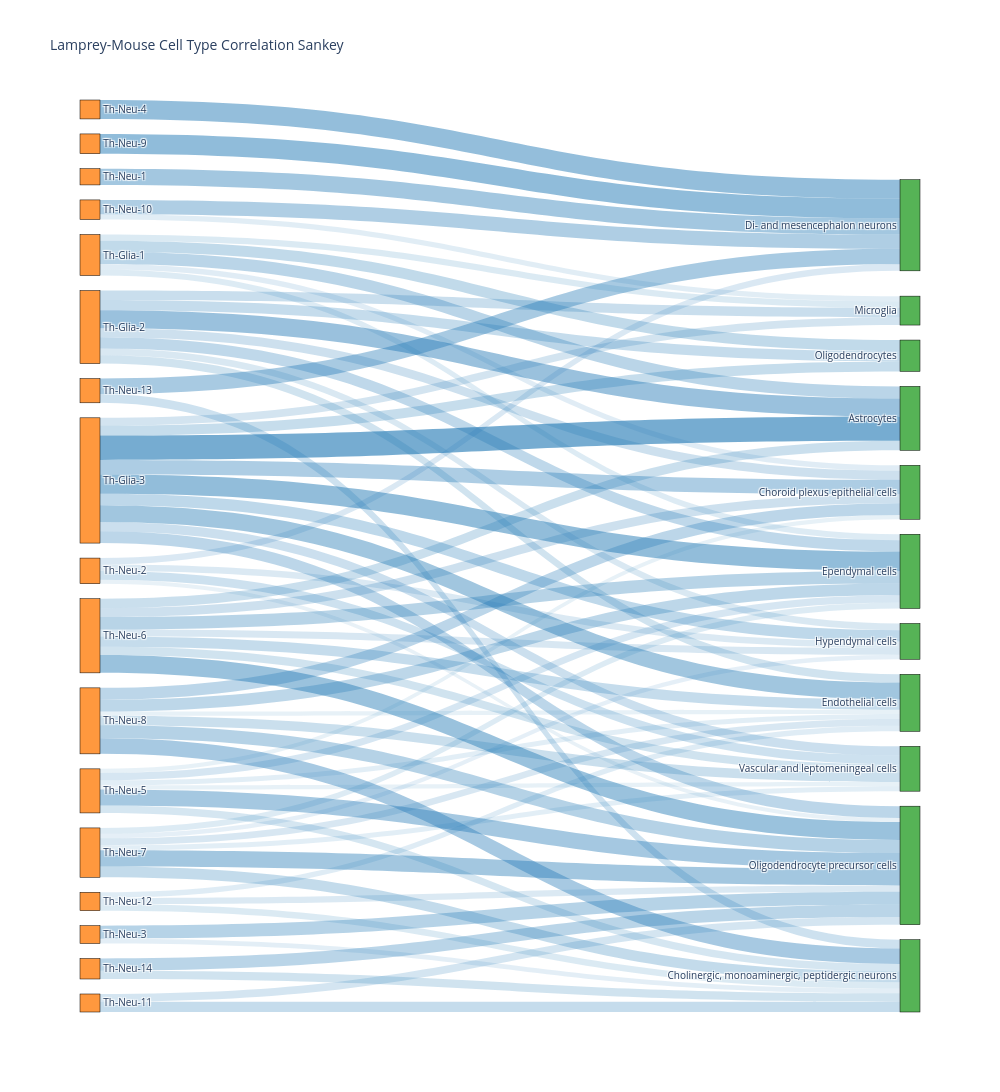

Here is the notebook cell this chart was saved with:
### Code cell
fig = plot_sankey_from_corr(corr_matrix, threshold=0.1, )
fig.write_html('/data/work/22.fusemap/05.stereoalign/02.scvi/06.Thalamus/01_20251223/Thalamus_1.html')
